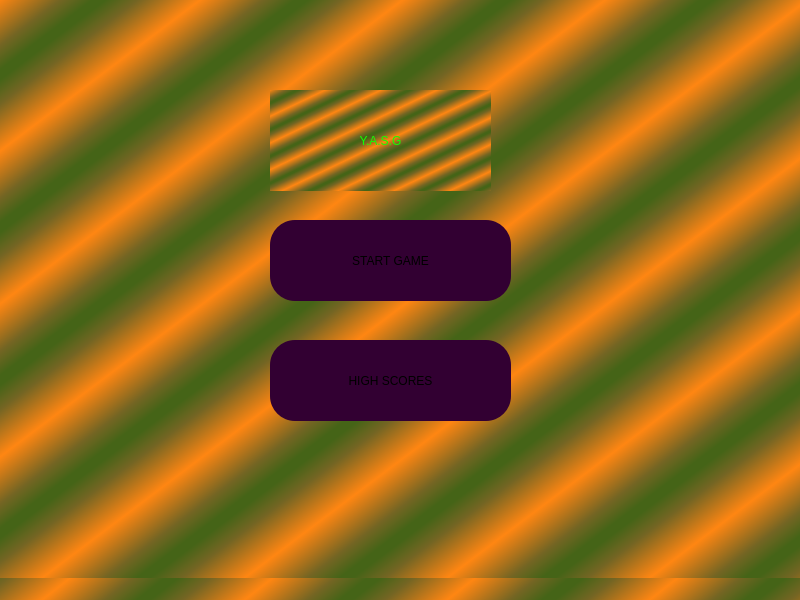
<?xml version="1.0" encoding="UTF-8"?>
<ui version="4.0">
 <class>MainWindow</class>
 <widget class="QMainWindow" name="MainWindow">
  <property name="geometry">
   <rect>
    <x>0</x>
    <y>0</y>
    <width>800</width>
    <height>600</height>
   </rect>
  </property>
  <property name="windowTitle">
   <string>MainWindow</string>
  </property>
  <property name="styleSheet">
   <string notr="true">background-color: qlineargradient(spread:reflect, x1:0.619, y1:0.54, x2:0.553, y2:0.476864, stop:0.0666667 rgba(69, 100, 23, 255), stop:0.385714 rgba(116, 101, 35, 255), stop:1 rgba(255, 134, 18, 255));</string>
  </property>
  <widget class="QWidget" name="centralwidget">
   <widget class="QLabel" name="gameName">
    <property name="geometry">
     <rect>
      <x>270</x>
      <y>90</y>
      <width>221</width>
      <height>101</height>
     </rect>
    </property>
    <property name="autoFillBackground">
     <bool>false</bool>
    </property>
    <property name="styleSheet">
     <string notr="true">color: rgb(19, 255, 2);
font: 32pt &quot;Consolas&quot;;
gridline-color: rgb(43, 89, 0);
background-color: rdba(0,0,0,0)
</string>
    </property>
    <property name="text">
     <string>Y.A.S.G</string>
    </property>
    <property name="scaledContents">
     <bool>true</bool>
    </property>
    <property name="alignment">
     <set>Qt::AlignCenter</set>
    </property>
    <property name="wordWrap">
     <bool>false</bool>
    </property>
    <property name="indent">
     <number>-5</number>
    </property>
   </widget>
   <widget class="QPushButton" name="startButton">
    <property name="geometry">
     <rect>
      <x>270</x>
      <y>220</y>
      <width>241</width>
      <height>81</height>
     </rect>
    </property>
    <property name="autoFillBackground">
     <bool>false</bool>
    </property>
    <property name="styleSheet">
     <string notr="true">border-radius: 25%;
background-color: rgb(50,0,50);
font: 16pt &quot;Consolas&quot;;</string>
    </property>
    <property name="text">
     <string>START GAME</string>
    </property>
    <property name="flat">
     <bool>false</bool>
    </property>
   </widget>
   <widget class="QPushButton" name="scoreButton">
    <property name="geometry">
     <rect>
      <x>270</x>
      <y>340</y>
      <width>241</width>
      <height>81</height>
     </rect>
    </property>
    <property name="autoFillBackground">
     <bool>false</bool>
    </property>
    <property name="styleSheet">
     <string notr="true">border-radius: 25%;
background-color: rgb(50,0,50);
font: 16pt &quot;Consolas&quot;;</string>
    </property>
    <property name="text">
     <string>HIGH SCORES</string>
    </property>
    <property name="flat">
     <bool>false</bool>
    </property>
   </widget>
  </widget>
  <widget class="QMenuBar" name="menubar">
   <property name="geometry">
    <rect>
     <x>0</x>
     <y>0</y>
     <width>800</width>
     <height>25</height>
    </rect>
   </property>
   <property name="autoFillBackground">
    <bool>false</bool>
   </property>
   <property name="nativeMenuBar">
    <bool>true</bool>
   </property>
  </widget>
  <widget class="QStatusBar" name="statusbar">
   <property name="styleSheet">
    <string notr="true">background-color: rgba(0,0,0,0);</string>
   </property>
  </widget>
 </widget>
 <resources/>
 <connections/>
</ui>
